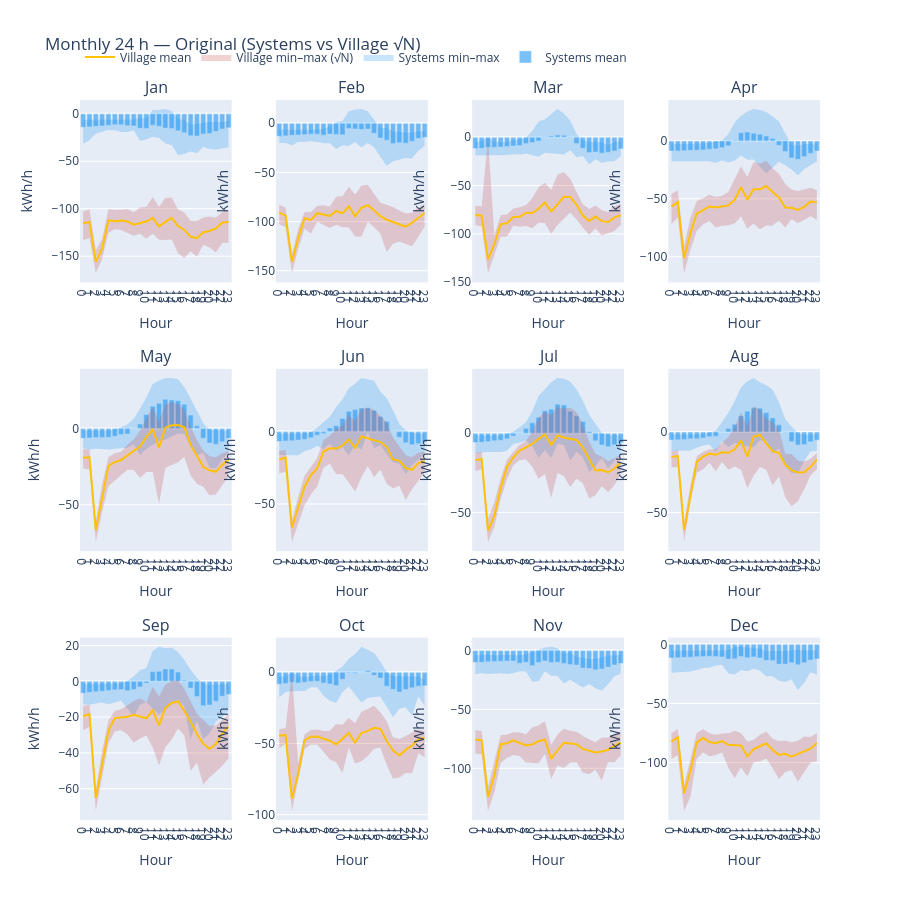
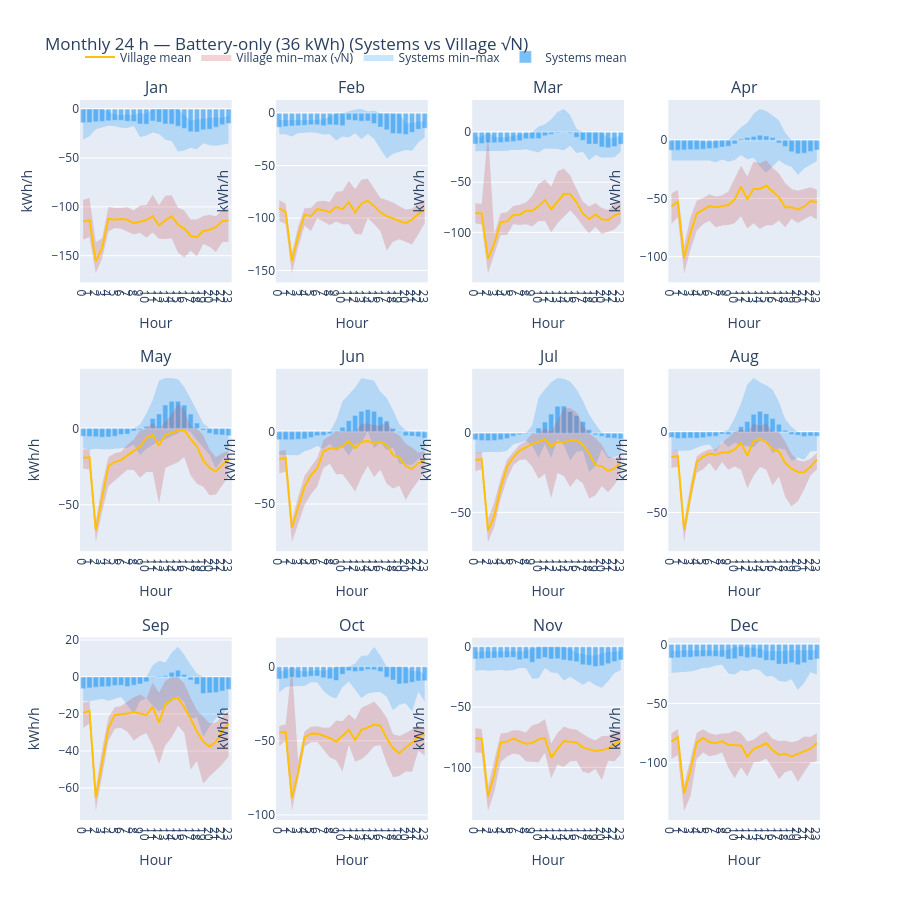
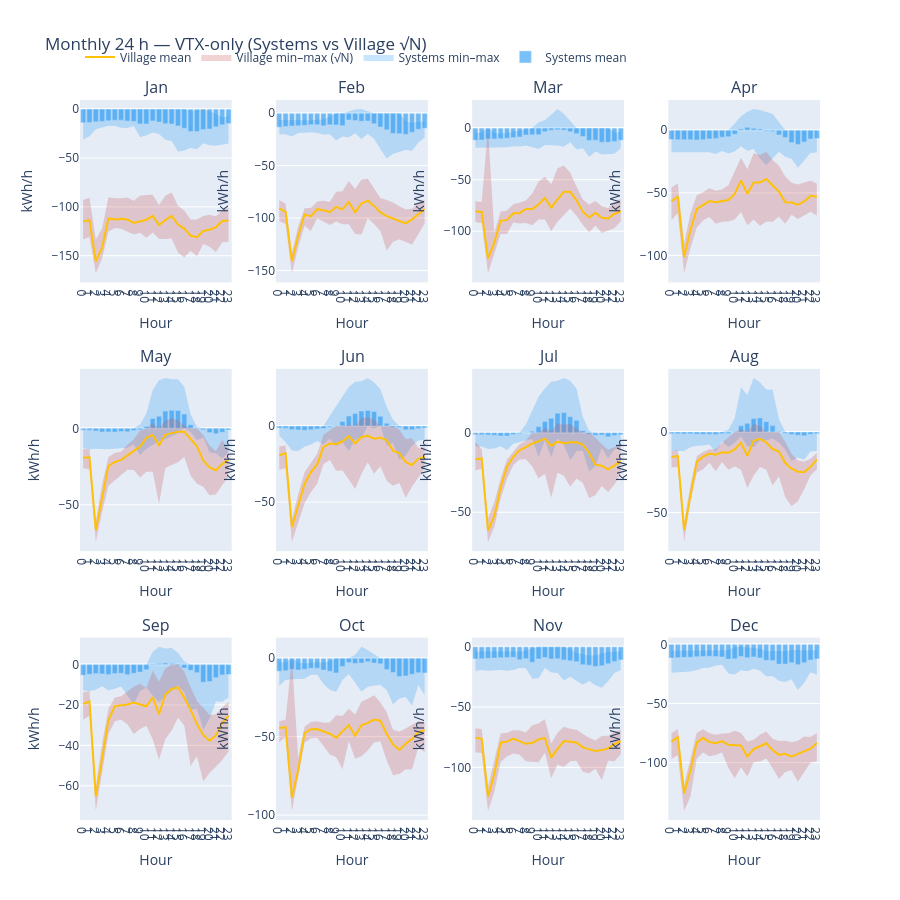

Notebook source saved alongside these figures, in order:
### Code cell
# === Unified per-month small multiples with fixed colors & integer hours, 4 scenarios ===
# Requires: pd, np, go, TZ; and preferably `net_sys`, `net_connected_random`,
# `simulate_series`, `_ev_capacity_schedule`, BATTERY_KWH, N_EV, EV_LEND_KWH.
# If some are missing, lightweight fallbacks are used.

import numpy as np
import pandas as pd
import plotly.graph_objects as go
from plotly.subplots import make_subplots

# ---------------- Colors (fixed across all months) ----------------
SYS_BAR_COLOR   = "rgba(33,150,243,0.60)"   # blue bars (systems mean)
SYS_SPAN_FILL   = "rgba(33,150,243,0.25)"   # blue band (systems min–max)
VIL_LINE_COLOR  = "rgb(255,193,7)"          # yellow line (village mean)
VIL_SPAN_FILL   = "rgba(200,80,80,0.25)"    # red band (village min–max)

# ---------------- Fallbacks if helpers/series aren't present ----------------
def _dt_hours(idx: pd.DatetimeIndex) -> np.ndarray:
    dt = pd.Series(idx).diff().dt.total_seconds().div(3600.0).to_numpy()
    if len(dt) > 1 and np.isnan(dt[1]): dt[0] = np.nanmedian(dt[1:])
    return np.where(np.isnan(dt), np.nanmedian(dt), dt)

if 'simulate_series' not in globals():
    # Minimal simulator (same logic you've used)
    ETA_RT        = globals().get('ETA_RT', 0.90)
    MAX_CHARGE_KW = globals().get('MAX_CHARGE_KW', 10.0)
    MAX_DISCH_KW  = globals().get('MAX_DISCH_KW', 10.0)
    SOC0_FRAC     = globals().get('SOC0_FRAC', 0.80)
    def simulate_series(e_kwh: pd.Series, base_cap_kwh: float, var_cap_kwh: pd.Series | None,
                        soc0_frac: float = SOC0_FRAC, eta_rt: float = ETA_RT,
                        max_chg_kw: float | None = MAX_CHARGE_KW, max_dis_kw: float | None = MAX_DISCH_KW) -> pd.Series:
        eta = np.sqrt(eta_rt)
        idx = e_kwh.index
        e   = e_kwh.to_numpy(float)
        var = np.zeros_like(e) if var_cap_kwh is None else var_cap_kwh.reindex(idx).to_numpy(float)
        dt  = _dt_hours(idx)
        residual = np.zeros_like(e)
        soc_now = soc0_frac * (base_cap_kwh + var[0])
        for i, x in enumerate(e):
            cap_now = base_cap_kwh + var[i]
            if soc_now > cap_now:
                residual[i] += (soc_now - cap_now) / eta
                soc_now = cap_now
            ecap_in  = (max_chg_kw * dt[i]) if max_chg_kw is not None else np.inf
            ecap_out = (max_dis_kw * dt[i]) if max_dis_kw is not None else np.inf
            if x >= 0:
                room = cap_now - soc_now
                charge_in = min(x * eta, room, ecap_in)
                spill = x * eta - charge_in
                soc_now += charge_in
                residual[i] = spill / eta
            else:
                need = -x
                deliverable = min(soc_now * eta, need, ecap_out)
                soc_now -= deliverable / eta
                residual[i] = -(need - deliverable)
        return pd.Series(residual, index=idx, name="net_after_kWh")

if '_ev_capacity_schedule' not in globals():
    OFFICE_HOURS = globals().get('OFFICE_HOURS', range(8,17))
    N_EV         = globals().get('N_EV', 20)
    EV_LEND_KWH  = globals().get('EV_LEND_KWH', 10.0)
    def _ev_capacity_schedule(idx: pd.DatetimeIndex, n_ev=N_EV, ev_kwh=EV_LEND_KWH) -> pd.Series:
        hrs = idx.hour
        cap = np.where(np.isin(hrs, list(OFFICE_HOURS)), 0.5 * n_ev * ev_kwh, 1.0 * n_ev * ev_kwh)
        return pd.Series(cap, index=idx, name="ev_cap_kWh")

# Build `net_sys` if missing
if 'net_sys' not in globals():
    t = pd.to_datetime(systems.index)
    t = t.tz_convert(TZ).tz_localize(None) if getattr(t, "tz", None) is not None else t
    sys_ = systems.copy(); sys_.index = t
    net_sys = (sys_["Produktion"] - sys_["El kWh"]).rename("net_sys")

# Build `net_connected_random` if missing (simple N×mean + √N×resid model)
if 'net_connected_random' not in globals():
    t = pd.to_datetime(household.index)
    t = t.tz_convert(TZ).tz_localize(None) if getattr(t, "tz", None) is not None else t
    hh_ = household.copy(); hh_.index = t
    imp_col = next((c for c in hh_.columns if c.lower().strip() in {"el kwh","elkwh","el kwh"}), None)
    prod_col= next((c for c in hh_.columns if any(k in c.lower() for k in ["produktion","pv","solar","export"])), None)
    net_hh = ((hh_[prod_col] if prod_col else 0) - hh_[imp_col]).rename("net_household")
    N = 50
    s = net_hh[net_hh.index.notna()]
    trend_s = s.groupby([s.index.to_period("M"), s.index.to_series().dt.hour]).transform("mean")
    trend = pd.Series(np.nan, index=net_hh.index); trend.loc[s.index] = trend_s
    resid = net_hh - trend
    net_hh_agg = (N * trend + np.sqrt(N) * resid).rename("net_households_agg")
    aligned = pd.concat([net_sys.rename("net_sys"), net_hh_agg], axis=1, join="inner").dropna()
    net_connected_random = (aligned["net_sys"] + aligned["net_households_agg"]).rename("net_connected_random")

# Battery size if missing
BATTERY_KWH = globals().get('BATTERY_KWH', 36.0)

# ---------------- Per-month stats helper ----------------
def _month_stats(series: pd.Series, month: int):
    mask = series.index.month == month
    if not mask.any(): return None
    dh = series[mask].groupby([series[mask].index.normalize(),
                               series[mask].index.hour]).sum().unstack(fill_value=0.0)
    hrs = np.arange(24)
    x = hrs  # integers 0..23
    mean_ = dh.mean(axis=0).reindex(hrs, fill_value=0.0).to_numpy()
    vmin  = dh.min(axis=0).reindex(hrs, fill_value=0.0).to_numpy()
    vmax  = dh.max(axis=0).reindex(hrs, fill_value=0.0).to_numpy()
    return x, mean_, vmin, vmax

# ---------------- One figure builder per scenario ----------------
def plot_month_grid(sys_series: pd.Series, vil_series: pd.Series, title: str):
    names = ["Jan","Feb","Mar","Apr","May","Jun","Jul","Aug","Sep","Oct","Nov","Dec"]
    fig = make_subplots(rows=3, cols=4, subplot_titles=names, vertical_spacing=0.12, horizontal_spacing=0.06)
    for m in range(1, 13):
        s_stats = _month_stats(sys_series, m)
        v_stats = _month_stats(vil_series, m)
        if s_stats is None or v_stats is None: continue
        x, s_mean, s_min, s_max = s_stats
        _, v_mean, v_min, v_max = v_stats
        r = (m-1)//4 + 1; c = (m-1)%4 + 1

        # Systems mean bars (BLUE)
        fig.add_bar(x=x, y=s_mean, name="Systems mean", marker_color=SYS_BAR_COLOR,
                    showlegend=(m==1), row=r, col=c)

        # Systems min–max band (BLUE)
        fig.add_scatter(x=x, y=s_max, mode="lines", line=dict(width=0),
                        showlegend=False, row=r, col=c)
        fig.add_scatter(x=x, y=s_min, mode="lines", fill="tonexty",
                        fillcolor=SYS_SPAN_FILL, line=dict(width=0),
                        name="Systems min–max", showlegend=(m==1), row=r, col=c)

        # Village min–max band (RED)
        fig.add_scatter(x=x, y=v_max, mode="lines", line=dict(width=0),
                        showlegend=False, row=r, col=c)
        fig.add_scatter(x=x, y=v_min, mode="lines", fill="tonexty",
                        fillcolor=VIL_SPAN_FILL, line=dict(width=0),
                        name="Village min–max (√N)", showlegend=(m==1), row=r, col=c)

        # Village mean line (YELLOW)
        fig.add_scatter(x=x, y=v_mean, mode="lines",
                        line=dict(color=VIL_LINE_COLOR, width=2),
                        name="Village mean", showlegend=(m==1), row=r, col=c)

        fig.update_xaxes(title_text="Hour", tickmode="linear", dtick=1, row=r, col=c)
        fig.update_yaxes(title_text="kWh/h", row=r, col=c)

    fig.update_layout(
        title=title, hovermode="x unified", height=900, barmode="overlay",
        legend=dict(orientation="h", x=0, xanchor="left", y=1.08)
    )
    fig.show()

# ---------------- Build scenarios ----------------
ev_sched_sys = _ev_capacity_schedule(net_sys.index)
ev_sched_vil = _ev_capacity_schedule(net_connected_random.index)

# Original (no storage)
sys_orig = net_sys
vil_orig = net_connected_random

# Battery-only
sys_batt = simulate_series(net_sys, base_cap_kwh=BATTERY_KWH, var_cap_kwh=None)
vil_batt = simulate_series(net_connected_random, base_cap_kwh=BATTERY_KWH, var_cap_kwh=None)

# VTX-only
sys_vtx  = simulate_series(net_sys, base_cap_kwh=0.0, var_cap_kwh=ev_sched_sys)
vil_vtx  = simulate_series(net_connected_random, base_cap_kwh=0.0, var_cap_kwh=ev_sched_vil)

# Battery + VTX
sys_both = simulate_series(net_sys, base_cap_kwh=BATTERY_KWH, var_cap_kwh=ev_sched_sys)
vil_both = simulate_series(net_connected_random, base_cap_kwh=BATTERY_KWH, var_cap_kwh=ev_sched_vil)

# ---------------- Plot the 4 scenario figures ----------------
plot_month_grid(sys_orig, vil_orig, "Monthly 24 h — Original (Systems vs Village √N)")
plot_month_grid(sys_batt, vil_batt, f"Monthly 24 h — Battery-only ({BATTERY_KWH:.0f} kWh) (Systems vs Village √N)")
plot_month_grid(sys_vtx,  vil_vtx,  "Monthly 24 h — VTX-only (Systems vs Village √N)")
plot_month_grid(sys_both, vil_both, f"Monthly 24 h — Battery + VTX ({BATTERY_KWH:.0f} kWh) (Systems vs Village √N)")
